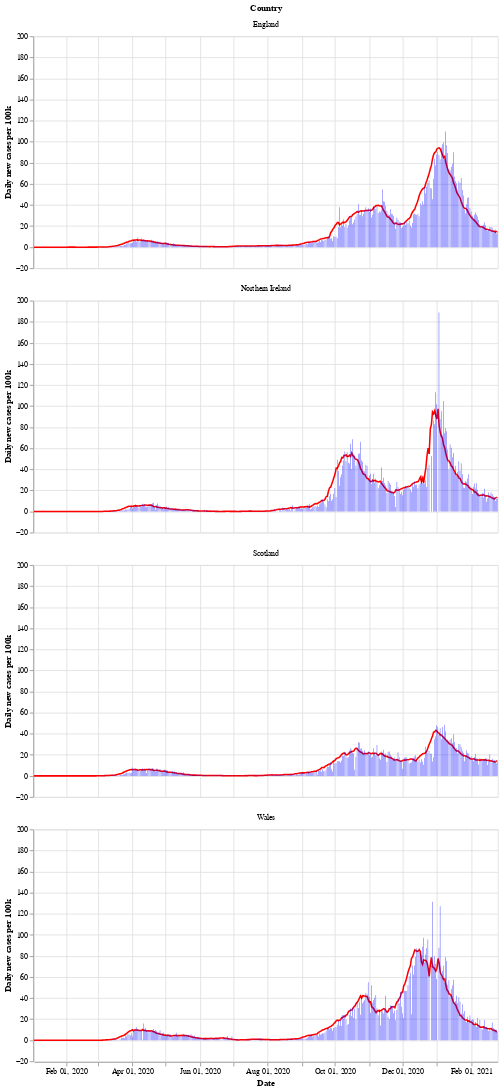

The notebook cell this image was saved under:
### Markdown cell above
Next is a bar chart of the number of new cases in each country (per 100k population), with the 7 day moving average of cases. Again we see that Wales saw a longer period of raising and falling cases compared to the other countries.

After a period of cases falling, each nation is now seeing a rise in the number of cases - especially in Wales.

### Code cell
# collapse
bars = alt.Chart(uk_cases).mark_bar().encode(
    x=alt.X("yearmonthdate(date):T", axis=alt.Axis(title='Date')),
    y=alt.Y("newCasesRate:Q", axis=alt.Axis(title='Daily new cases per 100k')),
    tooltip='newCasesRate',
    color=alt.condition(
        alt.datum.dailyChange > 0,
        alt.value("orange"),  # The positive color
        alt.value("blue")  # The negative color
    )
).properties(title='New cases per 100k population with rolling 7 day average', width=600).interactive()
line = alt.Chart(uk_cases).mark_line(
    color='red',
    size=2,
).transform_window(
    rolling_mean='mean(newCasesRate)',
    frame=[0, 7],
    groupby=['areaName']
).encode(
    x='yearmonthdate(date):T',
    y='rolling_mean:Q'
)
alt.layer(line, bars, data=uk_cases).facet(alt.Row('areaName', title='Country'), columns=1)

### Figure 1 — Vega-Lite specification as saved in the notebook (floating-point values rounded to 4 significant figures; data arrays with more than 128 entries replaced by an {"elided": "..."} marker saying what was removed)
{"config": {"view": {"continuousWidth": 400, "continuousHeight": 300}}, "data": {"name": "data-3db5388ea52dea8037164fdbf3472c87"}, "facet": {"type": "nominal", "field": "areaName", "title": "Country"}, "spec": {"layer": [{"mark": {"type": "line", "color": "red", "size": 2}, "encoding": {"x": {"type": "temporal", "field": "date", "timeUnit": "yearmonthdate"}, "y": {"type": "quantitative", "field": "rolling_mean"}}, "transform": [{"window": [{"op": "mean", "field": "newCasesRate", "as": "rolling_mean"}], "frame": [0, 7], "groupby": ["areaName"]}]}, {"mark": "bar", "encoding": {"color": {"condition": {"value": "orange", "test": "(datum.dailyChange > 0)"}, "value": "blue"}, "tooltip": {"type": "quantitative", "field": "newCasesRate"}, "x": {"type": "temporal", "axis": {"title": "Date"}, "field": "date", "timeUnit": "yearmonthdate"}, "y": {"type": "quantitative", "axis": {"title": "Daily new cases per 100k"}, "field": "newCasesRate"}}, "selection": {"selector002": {"type": "interval", "bind": "scales", "encodings": ["x", "y"]}}, "title": "New cases per 100k population with rolling 7 day average", "width": 600}]}, "columns": 1, "$schema": "https://vega.github.io/schema/vega-lite/v4.8.1.json", "datasets": {"data-3db5388ea52dea8037164fdbf3472c87": {"elided": "1676 records"}}}
